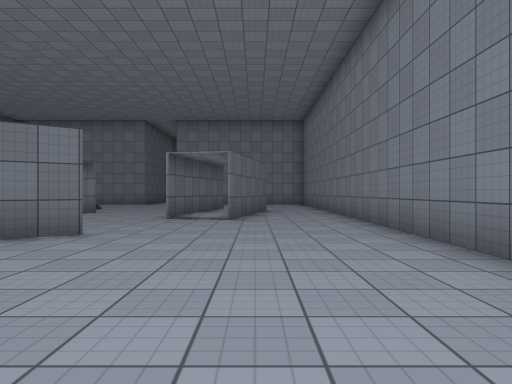
[1] (above)

15 first-person views from a walk through a 3-D level made in the Unity game engine. The camera is 1.2 m above the floor, looks level and sees 70° across. The floor is counted in squares, 2 m on a side. Each view is taken from the middle of a square. On the plan, view 1 faces up. The plan holds only what a view shows up to about 10 squares ahead; the rest is blank. The place goes on beyond the plan. The player character is not drawn. Surface patterns are stand-ins for the level's own textures.

[2]
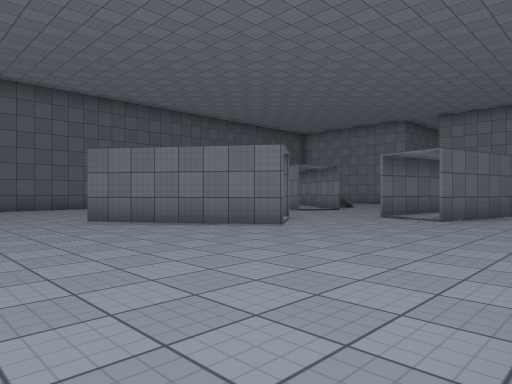

[3]
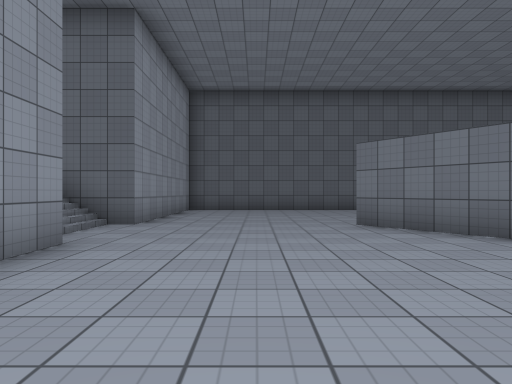

[4]
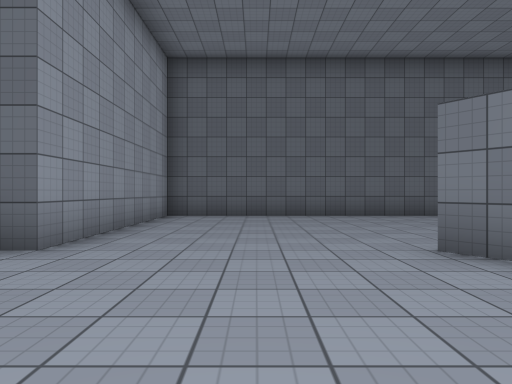

[5]
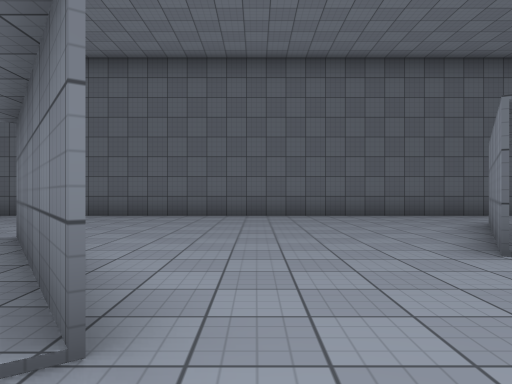

[6]
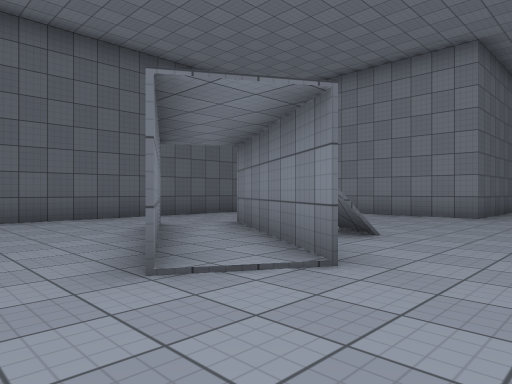

[7]
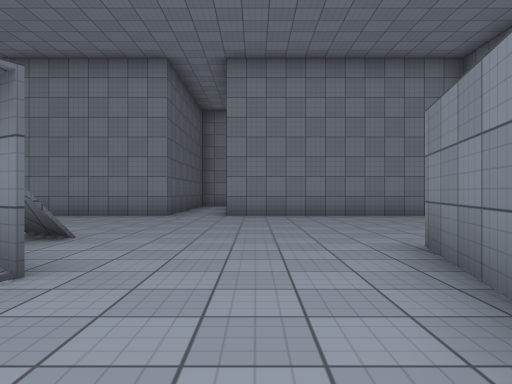

[8]
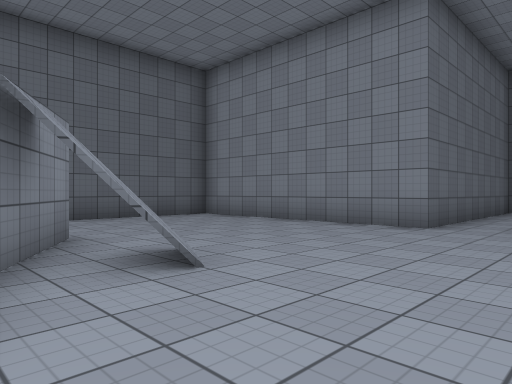

[9]
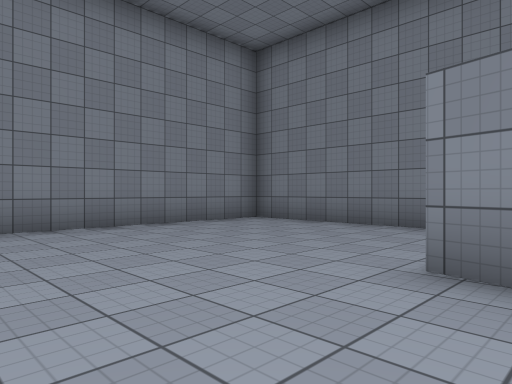

[10]
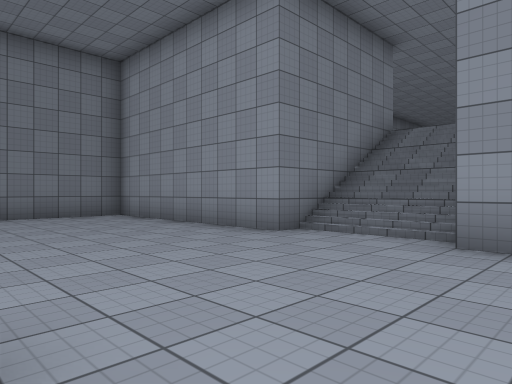

[11]
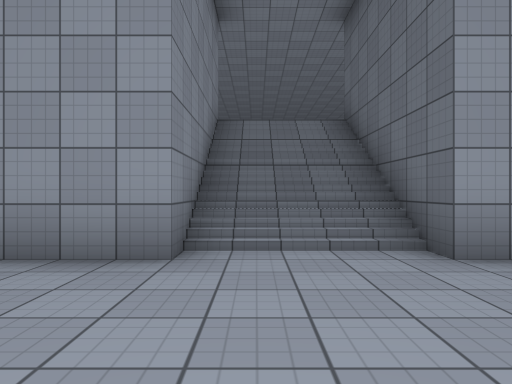

[12]
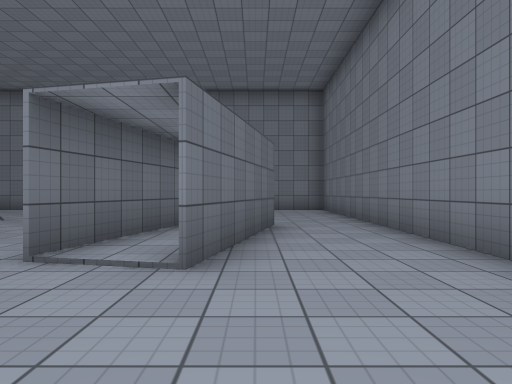

[13]
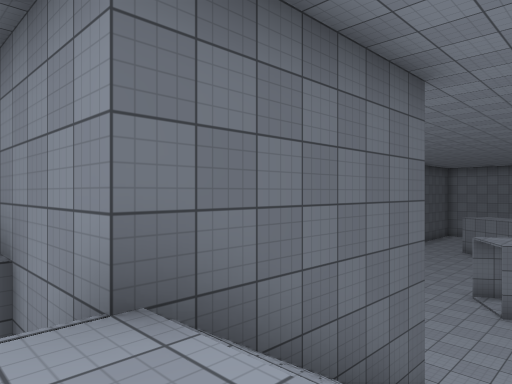

[14]
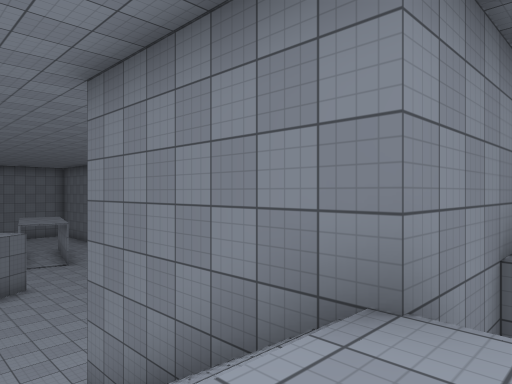

[15]
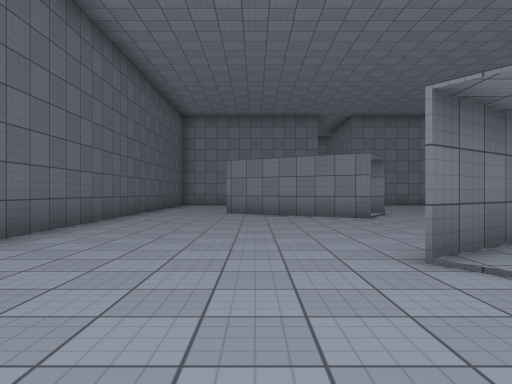

### Floor plan
Key: @ floor where view 1 was taken; # wall or solid block; . main floor; : floor 4 m higher than the main floor; / step, stairs or slope.
Columns run from 12 left of view 1 to 3 right of it. Each row starts with its distance up from view 1.
 19       #..
 18 #######..#######
 17 #..............#
 16 #..............#
 15 #..............#
 14 #..............#
 13 #...../........#
 12 #...###....#...#
 11 #...####...##..#
 10 #....##...###..#
  9 #.........###..#
  8 #.........###..#
  7 #..............#
  6 #.......#......#
  5 #.....####.....#
  4 #.....### .....#
  3 #......#.......#
  2 #..............#
  1 #..............#
  0 #...........@..#
 -1 #..............#
 -2 #######//#######
 -3       #//#
 -4       #//#
 -5     ###//###
 -6       /::/

Positions as (right, up) in squares from view 1, and headings:
1: (0, 0), facing up
2: (2, 0), facing up-left
3: (1, 1), facing left
4: (-2, 1), facing left
5: (-2, 7), facing left
6: (-3, 8), facing up-left
7: (-3, 8), facing up
8: (-3, 11), facing up-left
9: (-4, 11), facing up-right
10: (-7, 3), facing down-right
11: (-4, 2), facing down
12: (0, 5), facing up
13: (-4, -6), facing up-left
14: (-5, -6), facing up-right
15: (-8, 1), facing up
